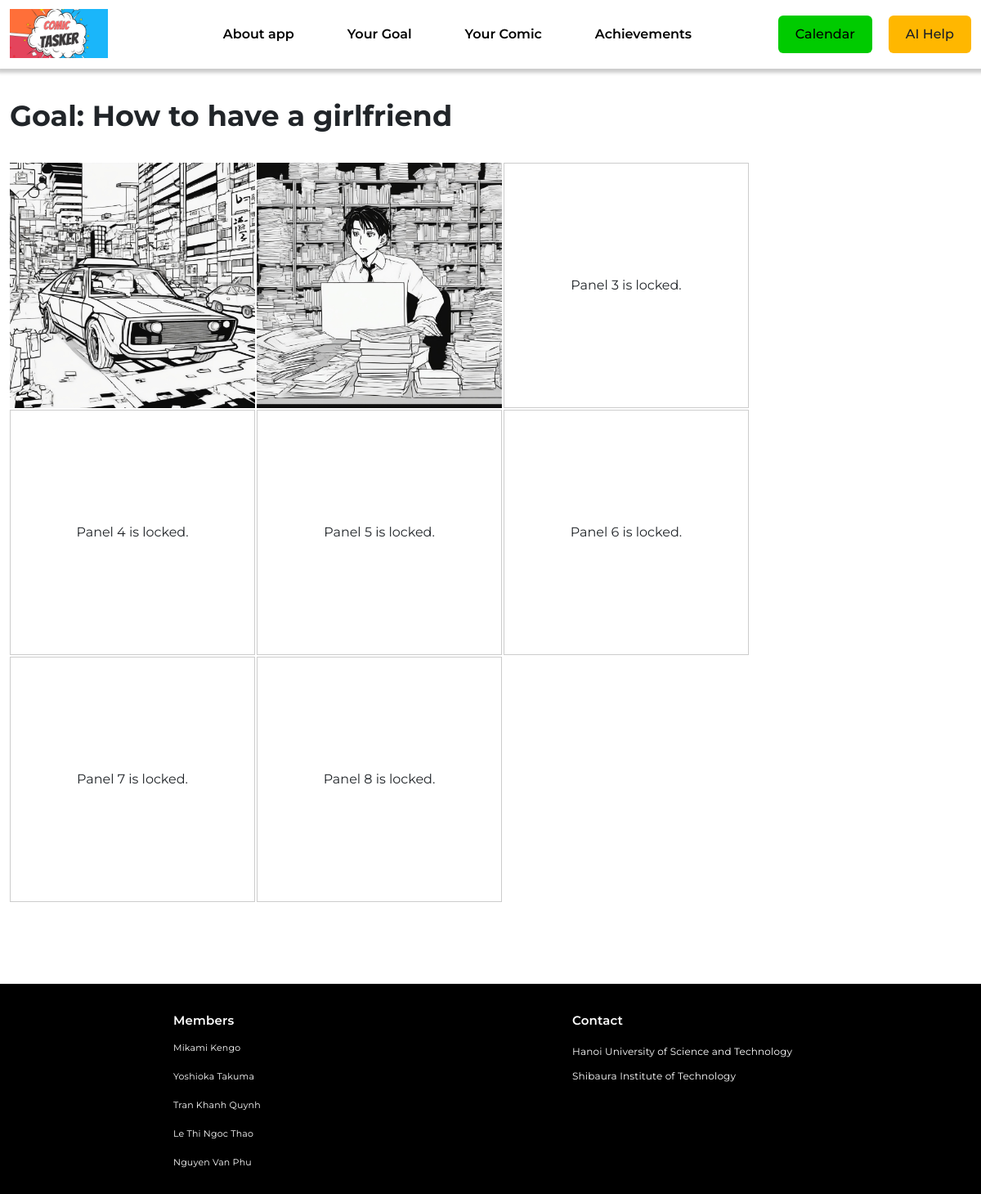
The page /view-comic/30/ on the database its author committed.
### goal/models.py (models this page shows, shortened)
class Goal(models.Model):
    goal_name = models.CharField(max_length=255)
    start_day = models.DateField()
    finish_day = models.DateField()
    number_of_task = models.IntegerField()
    ai_response = models.TextField(null=True, blank=True)

### comic/models.py (models this page shows, shortened)
class Panel(models.Model):
    comic = models.ForeignKey(Comic, on_delete=models.CASCADE, related_name='panels')
    image = models.ImageField(upload_to=get_comic_image_path)
    panel_number = models.IntegerField()
    unlocked=models.BooleanField(default=False)

### comic/views.py (the view)
# urls.py: path('view-comic/<int:goal_id>/', view_comic, name='view_comic'),
def view_comic(request, goal_id):
    goal = get_object_or_404(Goal, id=goal_id)
    comic = get_object_or_404(Comic, goal_id=goal)
    panels = comic.panels.all()
    return render(request, 'view_comic.html', {'comic': comic, 'panels': panels, 'goal': goal})

### comic/templates/view_comic.html (shortened to what this page needs)
{% load static %}
<!DOCTYPE html>
<html lang="en">
    <head>
        <link
            href="https://cdn.jsdelivr.net/npm/bootstrap@5.3.3/dist/css/bootstrap.min.css"
            rel="stylesheet"
        />
        <link href="{% static 'app/css/reset.css' %}" rel="stylesheet" />
        <link href="{% static 'app/css/styles.css' %}" rel="stylesheet" />
        <link href="{% static 'app/css/header.css' %}" rel="stylesheet" />
        <link href="{% static 'app/css/buttons.css' %}" rel="stylesheet" />
        <link href="{% static 'app/css/footer.css' %}" rel="stylesheet" />
    </head>
    <body>
        <header id="header" class="header">
            {% include 'app/header.html' %}
        </header>
        <h1 class="container title">Goal: {{ goal.goal_name }}</h1>
        <div class="container">
            <div class="comic">
                {% for panel in panels %} {% if panel.unlocked %}
                <img
                    src="{{ panel.image.url }}"
                    alt="Panel {{ forloop.counter }}"
                    class="panel"
                />
                {% else %}
                <p class="is_locked">
                    Panel {{ forloop.counter }} is locked.<br />
                </p>
                {% endif %} {% endfor %}
            </div>
        </div>
        <footer id="footer" class="footer footer-space">
            {% include 'app/footer.html' %}
        </footer>
    </body>
</html>

### app/static/app/css/styles.css (style rules this page uses)
* { box-sizing: border-box; }
:root { --primary-color: #0f1b4c; }
html, body { scroll-behavior: smooth; }
body { font-family: "Montserrat", sans-serif; }
.container { max-width: 1250px; }
.title { font-size: 35px; font-weight: 700; margin-top: 40px; margin-bottom: 40px; }
.comic { display: flex; flex-wrap: wrap; gap: 2px; }
.panel { width: 300px; height: 300px; object-fit: cover; }
.is_locked { width: 300px; height: 300px; border: 1px solid #ccc; display: flex; align-items: center; justify-content: center; gap: 2px; }

### app/static/app/css/header.css (style rules this page uses)
.header { position: sticky; top: -8px; z-index: 5; background-color: #fff; box-shadow: 0.5px 0.5px 4px 4px #ccc; }

### app/static/app/css/footer.css (style rules this page uses)
.footer { bottom: 0; width: 100%; height: 250px; background-color: #000; display: flex; justify-content: space-around; align-items: flex-start; flex-wrap: wrap; padding: 30px 0; box-sizing: border-box; }
.footer-space { margin-top: 100px; padding: 7px 0; }

### rows shown on the page
Goal: goal_name "How to have a girlfriend"
Panel: image (picture)
Panel: image (picture)
